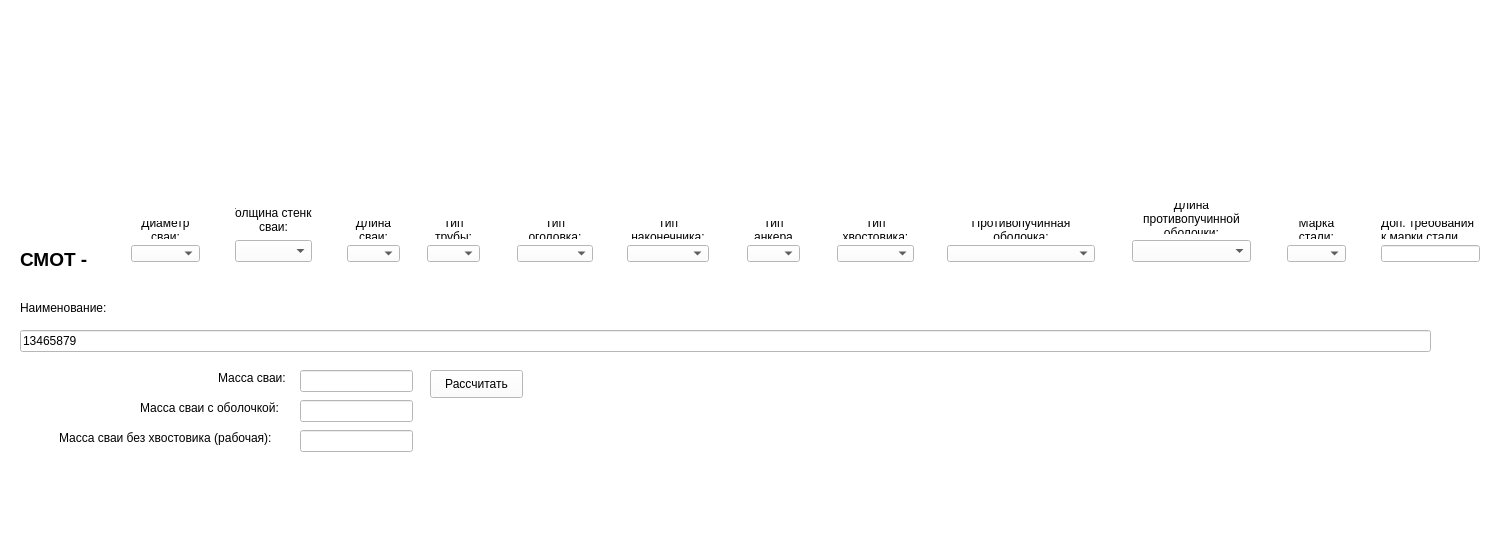
<?xml version="1.0" encoding="UTF-8"?>
<ui version="4.0">
 <class>MainWindow</class>
 <widget class="QMainWindow" name="MainWindow">
  <property name="geometry">
   <rect>
    <x>0</x>
    <y>0</y>
    <width>1509</width>
    <height>550</height>
   </rect>
  </property>
  <property name="windowTitle">
   <string>Калькулятор свай серии СМОТ</string>
  </property>
  <property name="styleSheet">
   <string notr="true">background-color: rgb(255, 255, 255);</string>
  </property>
  <widget class="QWidget" name="centralWidget">
   <widget class="QWidget" name="layoutWidget_4">
    <property name="geometry">
     <rect>
      <x>506</x>
      <y>210</y>
      <width>98</width>
      <height>63</height>
     </rect>
    </property>
    <layout class="QVBoxLayout" name="verticalLayout_4">
     <item>
      <widget class="QLabel" name="label_4">
       <property name="text">
        <string>Тип
оголовка:</string>
       </property>
       <property name="alignment">
        <set>Qt::AlignCenter</set>
       </property>
      </widget>
     </item>
     <item>
      <widget class="QComboBox" name="cb_e">
       <property name="maxVisibleItems">
        <number>30</number>
       </property>
      </widget>
     </item>
    </layout>
   </widget>
   <widget class="QWidget" name="layoutWidget_5">
    <property name="geometry">
     <rect>
      <x>616</x>
      <y>210</y>
      <width>104</width>
      <height>63</height>
     </rect>
    </property>
    <layout class="QVBoxLayout" name="verticalLayout_5">
     <item>
      <widget class="QLabel" name="label_5">
       <property name="text">
        <string>Тип
наконечника:</string>
       </property>
       <property name="alignment">
        <set>Qt::AlignCenter</set>
       </property>
      </widget>
     </item>
     <item>
      <widget class="QComboBox" name="cb_f">
       <property name="maxVisibleItems">
        <number>30</number>
       </property>
      </widget>
     </item>
    </layout>
   </widget>
   <widget class="QWidget" name="layoutWidget_6">
    <property name="geometry">
     <rect>
      <x>736</x>
      <y>210</y>
      <width>75</width>
      <height>63</height>
     </rect>
    </property>
    <layout class="QVBoxLayout" name="verticalLayout_6">
     <item>
      <widget class="QLabel" name="label_6">
       <property name="text">
        <string>Тип
анкера</string>
       </property>
       <property name="alignment">
        <set>Qt::AlignCenter</set>
       </property>
      </widget>
     </item>
     <item>
      <widget class="QComboBox" name="cb_g">
       <property name="maxVisibleItems">
        <number>30</number>
       </property>
      </widget>
     </item>
    </layout>
   </widget>
   <widget class="QWidget" name="layoutWidget_7">
    <property name="geometry">
     <rect>
      <x>826</x>
      <y>210</y>
      <width>99</width>
      <height>63</height>
     </rect>
    </property>
    <layout class="QVBoxLayout" name="verticalLayout_7">
     <item>
      <widget class="QLabel" name="label_7">
       <property name="text">
        <string>Тип
хвостовика:</string>
       </property>
       <property name="alignment">
        <set>Qt::AlignCenter</set>
       </property>
      </widget>
     </item>
     <item>
      <widget class="QComboBox" name="cb_h">
       <property name="maxVisibleItems">
        <number>30</number>
       </property>
      </widget>
     </item>
    </layout>
   </widget>
   <widget class="QWidget" name="layoutWidget_8">
    <property name="geometry">
     <rect>
      <x>936</x>
      <y>210</y>
      <width>170</width>
      <height>63</height>
     </rect>
    </property>
    <layout class="QVBoxLayout" name="verticalLayout_8">
     <item>
      <widget class="QLabel" name="label_8">
       <property name="text">
        <string>Противопучинная
оболочка:</string>
       </property>
       <property name="alignment">
        <set>Qt::AlignCenter</set>
       </property>
      </widget>
     </item>
     <item>
      <widget class="QComboBox" name="cb_l">
       <property name="maxVisibleItems">
        <number>30</number>
       </property>
      </widget>
     </item>
    </layout>
   </widget>
   <widget class="QWidget" name="layoutWidget_10">
    <property name="geometry">
     <rect>
      <x>1121</x>
      <y>192</y>
      <width>141</width>
      <height>81</height>
     </rect>
    </property>
    <layout class="QVBoxLayout" name="verticalLayout_10">
     <item>
      <widget class="QLabel" name="label_10">
       <property name="text">
        <string>Длина
противопучинной
оболочки:</string>
       </property>
       <property name="alignment">
        <set>Qt::AlignCenter</set>
       </property>
      </widget>
     </item>
     <item>
      <widget class="QComboBox" name="cb_r">
       <property name="maxVisibleItems">
        <number>30</number>
       </property>
      </widget>
     </item>
    </layout>
   </widget>
   <widget class="QWidget" name="layoutWidget_11">
    <property name="geometry">
     <rect>
      <x>1276</x>
      <y>210</y>
      <width>81</width>
      <height>63</height>
     </rect>
    </property>
    <layout class="QVBoxLayout" name="verticalLayout_11">
     <item>
      <widget class="QLabel" name="label_11">
       <property name="text">
        <string>Марка
стали:</string>
       </property>
       <property name="alignment">
        <set>Qt::AlignCenter</set>
       </property>
      </widget>
     </item>
     <item>
      <widget class="QComboBox" name="cb_m">
       <property name="maxVisibleItems">
        <number>30</number>
       </property>
      </widget>
     </item>
    </layout>
   </widget>
   <widget class="QLineEdit" name="lblFormula">
    <property name="enabled">
     <bool>true</bool>
    </property>
    <property name="geometry">
     <rect>
      <x>20</x>
      <y>330</y>
      <width>1411</width>
      <height>22</height>
     </rect>
    </property>
    <property name="text">
     <string>13465879</string>
    </property>
    <property name="readOnly">
     <bool>true</bool>
    </property>
   </widget>
   <widget class="QLabel" name="label_12">
    <property name="geometry">
     <rect>
      <x>218</x>
      <y>370</y>
      <width>72</width>
      <height>16</height>
     </rect>
    </property>
    <property name="text">
     <string>Масса сваи:</string>
    </property>
   </widget>
   <widget class="QLabel" name="label_13">
    <property name="geometry">
     <rect>
      <x>140</x>
      <y>400</y>
      <width>148</width>
      <height>16</height>
     </rect>
    </property>
    <property name="text">
     <string>Масса сваи с оболочкой:</string>
    </property>
   </widget>
   <widget class="QLabel" name="label_14">
    <property name="geometry">
     <rect>
      <x>59</x>
      <y>430</y>
      <width>229</width>
      <height>16</height>
     </rect>
    </property>
    <property name="text">
     <string>Масса сваи без хвостовика (рабочая):</string>
    </property>
   </widget>
   <widget class="QLineEdit" name="lblRes1">
    <property name="geometry">
     <rect>
      <x>300</x>
      <y>370</y>
      <width>113</width>
      <height>22</height>
     </rect>
    </property>
   </widget>
   <widget class="QLineEdit" name="lblRes2">
    <property name="geometry">
     <rect>
      <x>300</x>
      <y>400</y>
      <width>113</width>
      <height>22</height>
     </rect>
    </property>
   </widget>
   <widget class="QLineEdit" name="lblRes3">
    <property name="geometry">
     <rect>
      <x>300</x>
      <y>430</y>
      <width>113</width>
      <height>22</height>
     </rect>
    </property>
   </widget>
   <widget class="QPushButton" name="pushButton">
    <property name="geometry">
     <rect>
      <x>430</x>
      <y>370</y>
      <width>93</width>
      <height>28</height>
     </rect>
    </property>
    <property name="text">
     <string>Рассчитать</string>
    </property>
   </widget>
   <widget class="QLabel" name="label_15">
    <property name="geometry">
     <rect>
      <x>20</x>
      <y>245</y>
      <width>92</width>
      <height>28</height>
     </rect>
    </property>
    <property name="font">
     <font>
      <family>MS Shell Dlg 2</family>
      <pointsize>14</pointsize>
      <weight>75</weight>
      <bold>true</bold>
     </font>
    </property>
    <property name="text">
     <string>СМОТ - </string>
    </property>
   </widget>
   <widget class="QLabel" name="logo">
    <property name="geometry">
     <rect>
      <x>366</x>
      <y>0</y>
      <width>723</width>
      <height>142</height>
     </rect>
    </property>
    <property name="text">
     <string/>
    </property>
    <property name="pixmap">
     <pixmap resource="resources.qrc">:/images/logo.png</pixmap>
    </property>
   </widget>
   <widget class="QWidget" name="layoutWidget_12">
    <property name="geometry">
     <rect>
      <x>336</x>
      <y>210</y>
      <width>75</width>
      <height>63</height>
     </rect>
    </property>
    <layout class="QVBoxLayout" name="verticalLayout_12">
     <item>
      <widget class="QLabel" name="label_16">
       <property name="text">
        <string>Длина
сваи:</string>
       </property>
       <property name="alignment">
        <set>Qt::AlignCenter</set>
       </property>
      </widget>
     </item>
     <item>
      <widget class="QComboBox" name="cb_c">
       <property name="maxVisibleItems">
        <number>30</number>
       </property>
      </widget>
     </item>
    </layout>
   </widget>
   <widget class="QWidget" name="layoutWidget_1">
    <property name="geometry">
     <rect>
      <x>120</x>
      <y>210</y>
      <width>91</width>
      <height>63</height>
     </rect>
    </property>
    <layout class="QVBoxLayout" name="verticalLayout_1">
     <item>
      <widget class="QLabel" name="label">
       <property name="text">
        <string>Диаметр
сваи:</string>
       </property>
       <property name="alignment">
        <set>Qt::AlignCenter</set>
       </property>
      </widget>
     </item>
     <item>
      <widget class="QComboBox" name="cb_a">
       <property name="maxVisibleItems">
        <number>30</number>
       </property>
      </widget>
     </item>
    </layout>
   </widget>
   <widget class="QWidget" name="layoutWidget_2">
    <property name="geometry">
     <rect>
      <x>224</x>
      <y>194</y>
      <width>99</width>
      <height>79</height>
     </rect>
    </property>
    <layout class="QVBoxLayout" name="verticalLayout_2">
     <item>
      <widget class="QLabel" name="label_2">
       <property name="text">
        <string>Толщина стенки
сваи:</string>
       </property>
       <property name="alignment">
        <set>Qt::AlignCenter</set>
       </property>
      </widget>
     </item>
     <item>
      <widget class="QComboBox" name="cb_b">
       <property name="maxVisibleItems">
        <number>30</number>
       </property>
      </widget>
     </item>
    </layout>
   </widget>
   <widget class="QWidget" name="layoutWidget_3">
    <property name="geometry">
     <rect>
      <x>416</x>
      <y>210</y>
      <width>75</width>
      <height>63</height>
     </rect>
    </property>
    <layout class="QVBoxLayout" name="verticalLayout_3">
     <item>
      <widget class="QLabel" name="label_3">
       <property name="text">
        <string>Тип
трубы:</string>
       </property>
       <property name="alignment">
        <set>Qt::AlignCenter</set>
       </property>
      </widget>
     </item>
     <item>
      <widget class="QComboBox" name="cb_d">
       <property name="maxVisibleItems">
        <number>30</number>
       </property>
      </widget>
     </item>
    </layout>
   </widget>
   <widget class="QLabel" name="contacts">
    <property name="geometry">
     <rect>
      <x>366</x>
      <y>470</y>
      <width>723</width>
      <height>79</height>
     </rect>
    </property>
    <property name="text">
     <string/>
    </property>
    <property name="pixmap">
     <pixmap resource="resources.qrc">:/images/contacts.png</pixmap>
    </property>
   </widget>
   <widget class="QLabel" name="label_9">
    <property name="geometry">
     <rect>
      <x>20</x>
      <y>300</y>
      <width>91</width>
      <height>16</height>
     </rect>
    </property>
    <property name="text">
     <string>Наименование:</string>
    </property>
   </widget>
   <widget class="QWidget" name="layoutWidget">
    <property name="geometry">
     <rect>
      <x>1370</x>
      <y>210</y>
      <width>121</width>
      <height>63</height>
     </rect>
    </property>
    <layout class="QVBoxLayout" name="verticalLayout">
     <item>
      <widget class="QLabel" name="label_17">
       <property name="text">
        <string>Доп. требования
к марки стали</string>
       </property>
      </widget>
     </item>
     <item>
      <widget class="QLineEdit" name="edtAdditionalSpec"/>
     </item>
    </layout>
   </widget>
   <zorder>layoutWidget</zorder>
   <zorder>layoutWidget_1</zorder>
   <zorder>layoutWidget_2</zorder>
   <zorder>layoutWidget_3</zorder>
   <zorder>layoutWidget_4</zorder>
   <zorder>layoutWidget_5</zorder>
   <zorder>layoutWidget_6</zorder>
   <zorder>layoutWidget_7</zorder>
   <zorder>layoutWidget_8</zorder>
   <zorder>layoutWidget_10</zorder>
   <zorder>layoutWidget_11</zorder>
   <zorder>lblFormula</zorder>
   <zorder>label_12</zorder>
   <zorder>label_13</zorder>
   <zorder>label_14</zorder>
   <zorder>lblRes1</zorder>
   <zorder>lblRes2</zorder>
   <zorder>lblRes3</zorder>
   <zorder>pushButton</zorder>
   <zorder>label_15</zorder>
   <zorder>logo</zorder>
   <zorder>layoutWidget_12</zorder>
   <zorder>contacts</zorder>
   <zorder>label_9</zorder>
  </widget>
 </widget>
 <layoutdefault spacing="6" margin="11"/>
 <resources>
  <include location="resources.qrc"/>
 </resources>
 <connections/>
</ui>
